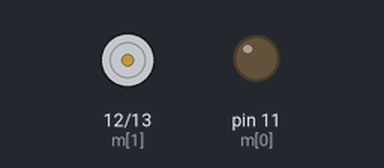
Simulated run of this sketch. Board: Arduino Uno, built with avr-gcc and run on an emulated ATmega328P. Shown: motor-driver pin pairs drawn as motors (green arrow = first pin HIGH = forward, orange = second pin HIGH = backward, longer = more drive), output pins drawn as LEDs (lit = HIGH).

Above: at 0.6 s.
At 2.25 s:
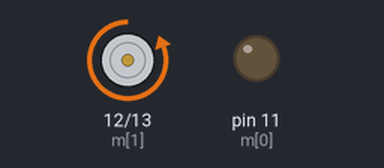
At 4.45 s:
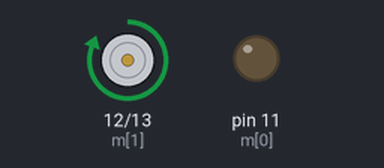
At 6.65 s:
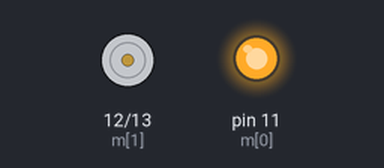
Timing chart, 0 to 7.6 s (numbered marks = the images above):
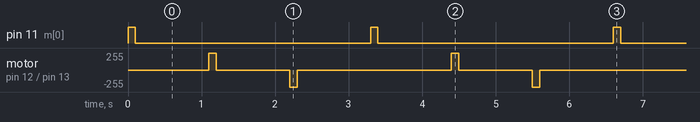

Measured:
- by itself, pin 11 (m[0]): alternates HIGH for 0.10 s and LOW for 3.2 s
- by itself, motor on pin 12 (m[1]) / pin 13 (m[2]): repeats every 3.3 s: stopped 1.0 s, backward 255/255 0.10 s, stopped 2.1 s, forward 255/255 0.10 s

The sketch:

LED2.0.ino
```cpp
int m[3] = {11, 12, 13};

void setup() {
  // put your setup code here, to run once:
  pinMode(m[0], OUTPUT);
  pinMode(m[1], OUTPUT);
  pinMode(m[2], OUTPUT);
}

void loop() {
  // put your main code here, to run repeatedly:
  for (int i = 0; i < 3; i++){
    digitalWrite(m[i], HIGH);
    delay(100);
    digitalWrite(m[i], LOW);
    delay(1000);
  }
}
```
